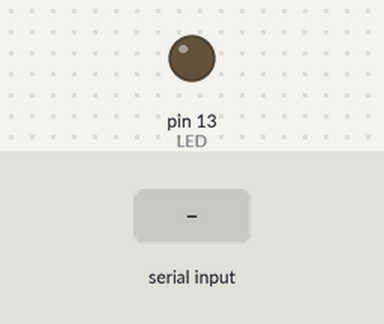
Simulated run of this sketch. Board: Arduino Uno, built with avr-gcc and run on an emulated ATmega328P. Parts: output pins drawn as LEDs (lit = HIGH). The inputs (shaded band) are chosen by the test bench.

Above: at 1.2 s.
1.3 s: "P" received over Serial
Timing chart, 0 to 4.3 s (numbered marks = the images above; inputs shaded):
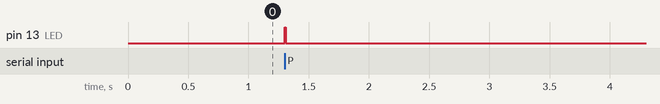

Measured:
- after the input at 1.3 s, pin 13 (LED): LOW → HIGH at once, → LOW 0.01 s later

The sketch:

XBeeLight.ino
```cpp
/**
 * XBee button/light combination, as a test
 *
 * here, LED connected to Arduino digital pin 13
 * LED turned on if P received from other XBee
 *
 * Based on code from Robert Faludi, Building wireless sensor networks, Chapter 3
 **/

const int LED = 13;

void setup() {
  pinMode(LED, OUTPUT);
  digitalWrite(LED, LOW);

  Serial.begin(9600);
}


void loop() {
  if(Serial.available() > 0) {
    char input = Serial.read();

    if(input == 'P') {
      digitalWrite(LED, HIGH);
      delay(10);
    }
  }
  digitalWrite(LED, LOW);
}
```
